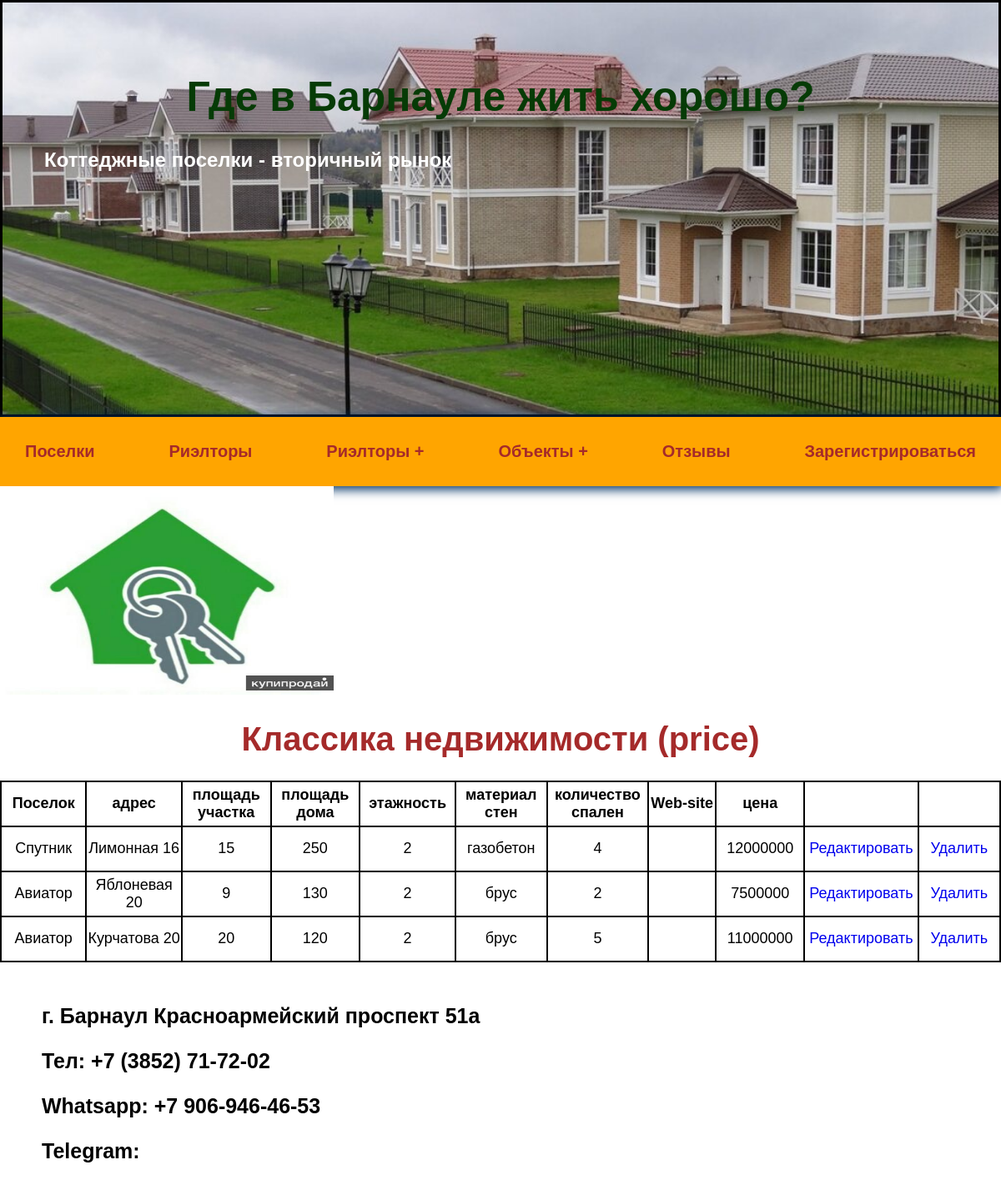
The page /realtors/realtor/2/ on the database as committed earlier.
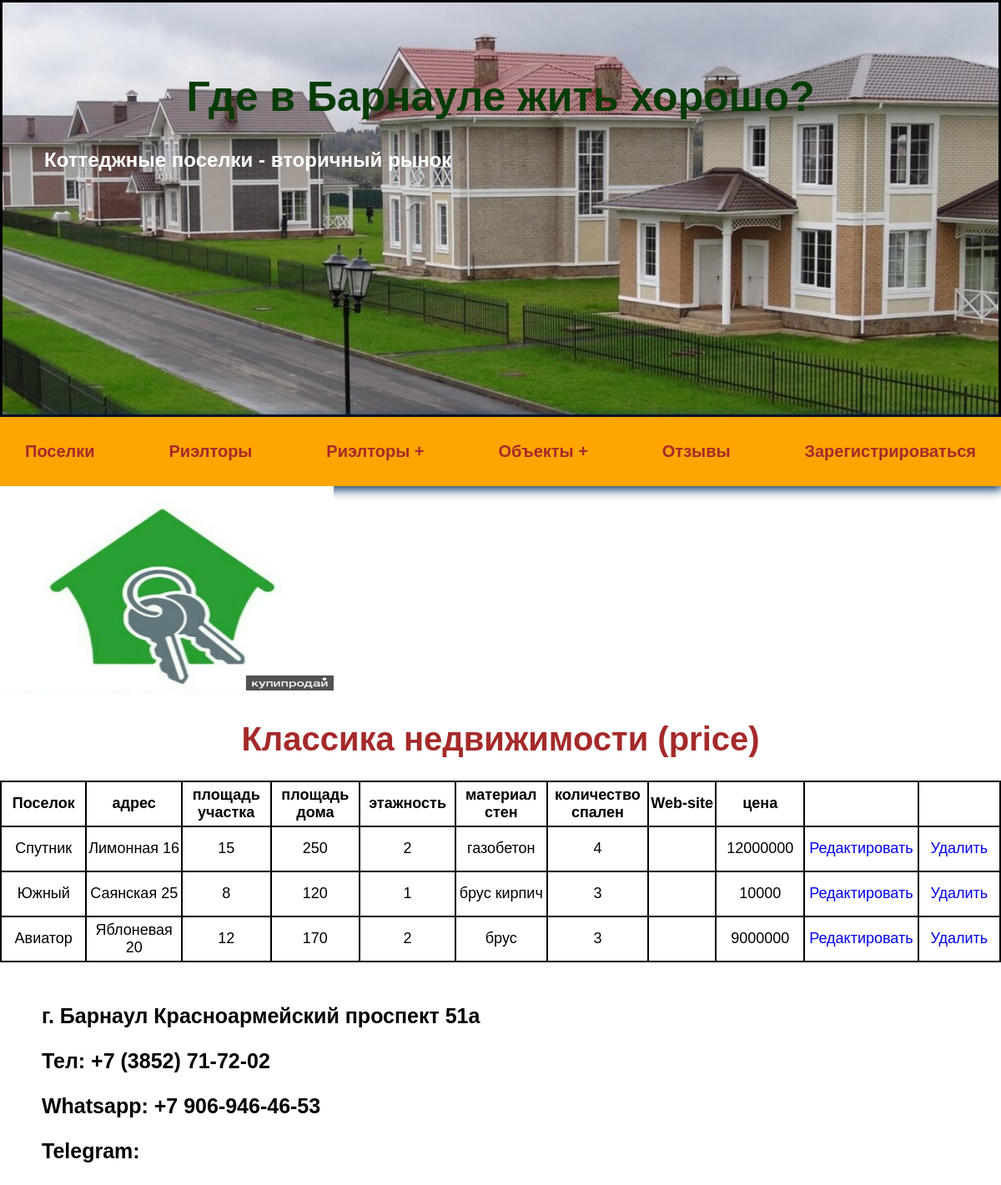
The same page on the database as committed later.
### realtors/models.py (models this page shows, shortened)
class Realtor(models.Model):
    title = models.CharField(max_length=100)
    office_adress = models.CharField(max_length=200)
    description = models.TextField(blank=True)
    featured_image = models.ImageField(upload_to="realtors", blank=True, default="default.jpg")
    experience = models.IntegerField(default=0)
    contacts = models.CharField(max_length=200, blank=True)
    website = models.CharField(max_length=400, blank=True)
    whatsapp = models.CharField(max_length=100, blank=True)
    telegram = models.CharField(max_length=100, blank=True)
    class Meta:
        ordering = ['title']

class Cottage(models.Model):
    rlt = models.ForeignKey(Realtor, on_delete=models.CASCADE)
    village = models.CharField(max_length=100)
    adress = models.CharField(max_length=200)
    land_area = models.IntegerField(default=0)
    house_area = models.IntegerField(default=0)
    floors = models.IntegerField(default=1)
    walls = models.CharField(max_length=100)
    bedrooms = models.IntegerField(default=1)
    web_site = models.CharField(max_length=200, blank=True)
    price = models.IntegerField(default=0)
    def __str__(self):
        return self.adress

### realtors/views.py (the view)
# urls.py: path('realtor/<str:pk>/', views.realtor, name="realtor"),
def realtor(request, pk):
    realtor.obj = Realtor.objects.get(id=pk)
    cottages = Cottage.objects.filter(rlt=pk)
    context = {
        'realtor': realtor.obj,
        'cottages': cottages
    }
    print(cottages, pk)
    return render(request, 'realtors/one_realtor.html', context)

### realtors/templates/realtors/one_realtor.html
{% extends 'villages/base.html' %}
{% block content %}
<img class="image_card" src="{{ realtor.featured_image.url }}" alt="image_card">
<h1>{{ realtor.title }} (price)</h1>
<div class="tab">
<table>
    <thead>
    <tr>
        <th>Поселок</th>
        <th>адрес</th>
        <th>площадь участка</th>
        <th>площадь дома</th>
        <th>этажность</th>
        <th>материал стен</th>
        <th>количество спален</th>
        <th>Web-site</th>
        <th>цена</th>
        <th></th>
        <th></th>
    </tr>
    </thead>
    <tbody>
    {% for cottage in cottages %}
    <tr>
        <td>{{ cottage.village }}</td>
        <td>{{ cottage.adress }}</td>
        <td>{{ cottage.land_area }}</td>
        <td>{{ cottage.house_area }}</td>
        <td>{{ cottage.floors }}</td>
        <td>{{ cottage.walls }}</td>
        <td>{{ cottage.bedrooms }}</td>
        <td>{{ cottage.web_site }}</td>
        <td>{{ cottage.price }}</td>
        <td>
            <a href="{% url 'update_cottage' cottage.id %}">Редактировать</a>
        </td>
        <td>
            <a href="{% url 'delete_cottage' cottage.id %}">Удалить</a>
        </td>
    </tr>
    {% endfor %}
    </tbody>
</table>
    <div class="realtor-contact">
        <p>{{ realtor.office_adress }}</p>
        <p>Тел: {{ realtor.contacts }}</p>
        <p>Whatsapp: {{ realtor.whatsapp }}</p>
        <p>Telegram: {{ realtor.telegram }}</p>
    </div>
</div>
{% endblock %}

### villages/templates/villages/base.html (shortened to what this page needs)
<!DOCTYPE html>
{% load static %}
<html lang="en">
<head>
    <link rel="stylesheet" href="{% static 'css/style.css' %}">
</head>
<body>
    <div class="titl">
        <h1>Где в Барнауле жить хорошо?</h1>
        <h2>Коттеджные поселки - вторичный рынок</h2>
    </div>
    <div class="menu">
      <div class="wrap">
          <ul>
            <li><a href="{% url 'villages' %}">Поселки</a></li>
            <li><a href="{% url 'realtors' %}">Риэлторы</a></li>
            <li><a href="">Риэлторы +</a></li>
            <li><a href="{% url 'cottage' %}">Объекты +</a></li>
            <li><a href="">Отзывы</a></li>
            <li><a href="">Зарегистрироваться</a></li>
          </ul>
      </div>
    </div>
        {% block content %}
        {% endblock %}
</body>
</html>

### realtors/static/css/style.css (style rules this page uses)
body { padding: 0; margin: 0; font-family: Arial, Helvetica, sans-serif; }
.titl { background-image: url('6_1018496.jpg'); background-size: cover; box-sizing: border-box; padding: 50px; width: 100%; height: 500px; border: 3px solid black }
.titl h1 { color: rgb(6, 59, 6); font-size: 50px; }
h1 { text-align: center; font-size: 40px; color: brown; }
h2 { color: white; }
.wrap { max-width: 1200px; margin: 0 auto; padding: 10px 30px; box-sizing: border-box; }
.menu { background: #FFA500; box-shadow: 0 2px 12px 2px #003366; }
ul { list-style: none; padding: 0; }
.menu ul { display: flex; justify-content: space-between; align-items: center; font-size: 20px; }
.menu a, .menu li { font-weight: bold; color: brown; }
a { text-decoration: none; }
.image_card { width: 400px; height: 250px; }
table { margin: 0 auto; border-collapse: collapse; text-align: center; font-size: 18px; }
th, td { width: 150px; height: 50px; border: 2px solid black }
.realtor-contact { margin: 50px; font-weight: bold; font-size: 25px; }

Rows that differ between the two databases and show on the page:
removed Cottage: village "Авиатор", adress "Яблоневая 20", land_area "9", house_area "130", floors "2", walls "брус", bedrooms "2", price "7500000"
removed Cottage: village "Авиатор", adress "Курчатова 20", land_area "20", house_area "120", floors "2", walls "брус", bedrooms "5", price "11000000"
added Cottage: village "Южный", adress "Саянская 25", land_area "8", house_area "120", floors "1", walls "брус кирпич", bedrooms "3", price "10000"
added Cottage: village "Авиатор", adress "Яблоневая 20", land_area "12", house_area "170", floors "2", walls "брус", bedrooms "3", price "9000000"
